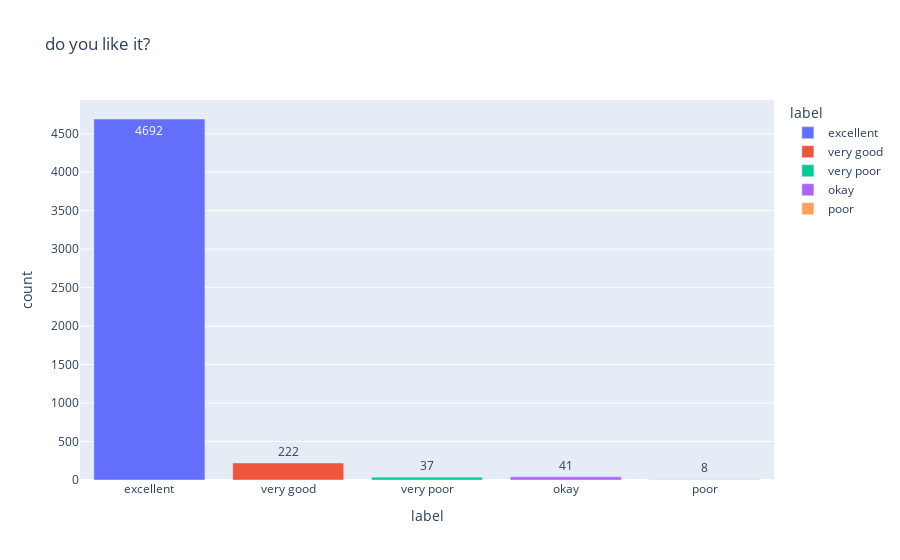

Source (notebook cell):
### Code cell
# N: int = 2
query: str = "do you like it?"
query_vector: list[float] = encoder.encode(query).tolist()


hits: list[Any] = client.search(
    collection_name=COLLECTION_NAME,
    query_vector=query_vector,
    query_filter=None,
    limit=N,
)

print(hits[:5])
sentiment: dict[str, int] = count_sentiment(hits)
visualize_result(sentiment=sentiment, query=query)

### Figure 1 — Plotly figure (JSON) as saved in the notebook; plotly's stock layout.template omitted (floating-point values rounded to 4 significant figures)
{"data": [{"alignmentgroup": "True", "hovertemplate": "label=%{x}<br>count=%{y}<extra></extra>", "legendgroup": "excellent", "marker": {"color": "#636efa", "pattern": {"shape": ""}}, "name": "excellent", "offsetgroup": "excellent", "orientation": "v", "showlegend": true, "textposition": "auto", "texttemplate": "%{y}", "type": "bar", "x": ["excellent"], "xaxis": "x", "y": [4692], "yaxis": "y"}, {"alignmentgroup": "True", "hovertemplate": "label=%{x}<br>count=%{y}<extra></extra>", "legendgroup": "very good", "marker": {"color": "#EF553B", "pattern": {"shape": ""}}, "name": "very good", "offsetgroup": "very good", "orientation": "v", "showlegend": true, "textposition": "auto", "texttemplate": "%{y}", "type": "bar", "x": ["very good"], "xaxis": "x", "y": [222], "yaxis": "y"}, {"alignmentgroup": "True", "hovertemplate": "label=%{x}<br>count=%{y}<extra></extra>", "legendgroup": "very poor", "marker": {"color": "#00cc96", "pattern": {"shape": ""}}, "name": "very poor", "offsetgroup": "very poor", "orientation": "v", "showlegend": true, "textposition": "auto", "texttemplate": "%{y}", "type": "bar", "x": ["very poor"], "xaxis": "x", "y": [37], "yaxis": "y"}, {"alignmentgroup": "True", "hovertemplate": "label=%{x}<br>count=%{y}<extra></extra>", "legendgroup": "okay", "marker": {"color": "#ab63fa", "pattern": {"shape": ""}}, "name": "okay", "offsetgroup": "okay", "orientation": "v", "showlegend": true, "textposition": "auto", "texttemplate": "%{y}", "type": "bar", "x": ["okay"], "xaxis": "x", "y": [41], "yaxis": "y"}, {"alignmentgroup": "True", "hovertemplate": "label=%{x}<br>count=%{y}<extra></extra>", "legendgroup": "poor", "marker": {"color": "#FFA15A", "pattern": {"shape": ""}}, "name": "poor", "offsetgroup": "poor", "orientation": "v", "showlegend": true, "textposition": "auto", "texttemplate": "%{y}", "type": "bar", "x": ["poor"], "xaxis": "x", "y": [8], "yaxis": "y"}], "layout": {"barmode": "relative", "legend": {"title": {"text": "label"}, "tracegroupgap": 0}, "title": {"text": "do you like it?"}, "xaxis": {"anchor": "y", "categoryarray": ["excellent", "very good", "very poor", "okay", "poor"], "categoryorder": "array", "domain": [0, 1], "title": {"text": "label"}}, "yaxis": {"anchor": "x", "domain": [0, 1], "title": {"text": "count"}}}}
